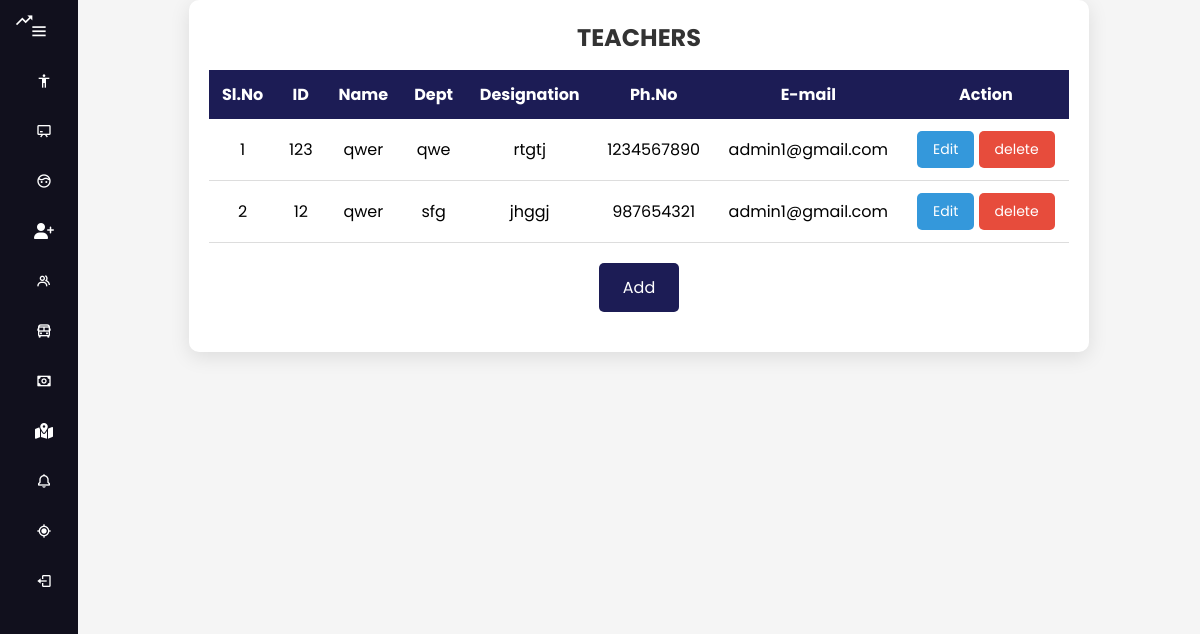
/administrator/Viewteacher/, run on an earlier commit of the app's database.
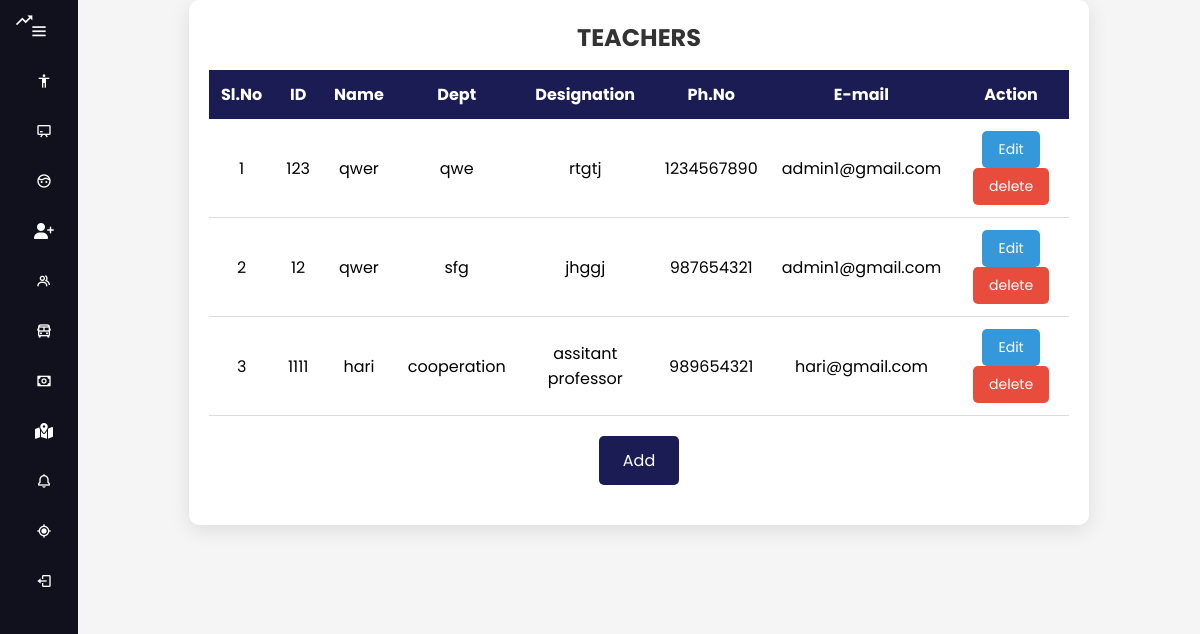
And on a later commit of the database.
### administrator/models.py (models this page shows)
class TeacherTable(models.Model):
    Name = models.CharField(max_length=30, null=True, blank=True)
    teacherid=models.CharField(max_length=10,null=True,blank=True)
    phoneno=models.BigIntegerField(null=True,blank=True)
    department=models.CharField(max_length=30, null=True, blank=True)
    designation=models.CharField(max_length=30, null=True, blank=True)
    email=models.CharField(max_length=30, null=True, blank=True)
    created_at=models.DateTimeField(auto_now_add=True, null=True, blank=True)
    updated_at = models.DateTimeField(auto_now_add=True, null=True, blank=True)

### administrator/views.py (the view)
# urls.py: path('Viewteacher/',ViewTeacher.as_view(),name="vteacher_page"),
class ViewTeacher(View):
    def get(self, request):
        teacher_obj = TeacherTable.objects.all()
        return render(request, "administrator/teacher/view_teacher.html", {'val': teacher_obj})

### templates/administrator/teacher/view_teacher.html (shortened to what this page needs)
{% extends 'administrator/admindashboard.html' %}
{% load static %}
{% block body %}
<html lang="en">
<head>
    <link rel="stylesheet" href="{% static 'teacher.css' %}">
</head>
<body>
    <div class="table-container">
        <h2>TEACHERS</h2>
        <table>
                <tr>
                    <th>Sl.No</th>
                    <th>ID</th>
                    <th>Name</th>
                    <th>Dept</th>
                    <th>Designation</th>
                    <th>Ph.No</th>
                    <th>E-mail</th>
                    <th>Action</th>
                </tr>
                {% for i in val %}
                <tr>
                    <td>{{forloop.counter}}</td>
                    <td>{{i.teacherid}}</td>
                    <td>{{i.Name}}</td>
                    <td>{{i.department}}</td>
                    <td>{{i.designation}}</td>
                    <td>{{i.phoneno}}</td>
                    <td>{{i.email}}</td>
                    <td>
                        <button class="action-btn edit-btn"><a href="/administrator/editteacher/{{i.id}}/">Edit</a></button>
                        <button class="action-btn delete-btn"><a href="/administrator/Deleteteacher/{{i.id}}/">delete</a></button>
                    </td>
                </tr>
                {% endfor %}
        </table>
        <button class="add-btn"> <a href="{% url 'addteacher_page' %}">Add</a></button>
    </div>
</body>
</html>
{% endblock %}

What changed in the data, as far as the page shows it:
added TeacherTable: teacherid "1111", Name "hari", department "cooperation", designation "assitant professor", phoneno "989654321", email "hari@gmail.com"
